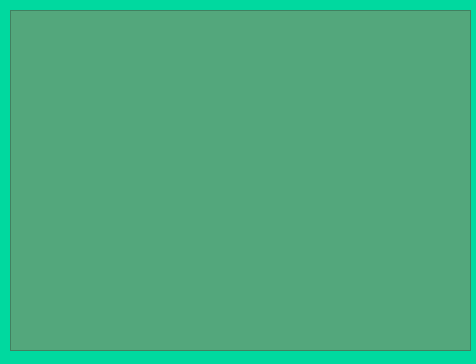
<?xml version="1.0" encoding="UTF-8"?>
<ui version="4.0">
 <class>TotalPage</class>
 <widget class="QDialog" name="TotalPage">
  <property name="geometry">
   <rect>
    <x>0</x>
    <y>0</y>
    <width>476</width>
    <height>364</height>
   </rect>
  </property>
  <property name="windowTitle">
   <string>Dialog</string>
  </property>
  <property name="styleSheet">
   <string notr="true">background-color: rgb(0, 217, 159);</string>
  </property>
  <widget class="QListWidget" name="TotalPagelist">
   <property name="geometry">
    <rect>
     <x>10</x>
     <y>10</y>
     <width>461</width>
     <height>341</height>
    </rect>
   </property>
   <property name="styleSheet">
    <string notr="true">background-color: rgb(83, 167, 124);</string>
   </property>
  </widget>
 </widget>
 <resources/>
 <connections/>
</ui>
